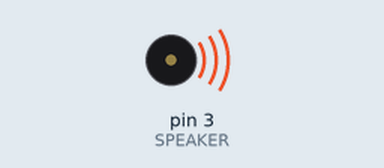
A program run on a simulated Arduino Uno, built with avr-gcc and run on an emulated ATmega328P. Parts: buzzer (waves = sounding).

Above: at 0.7 s.
At 5.7 s:
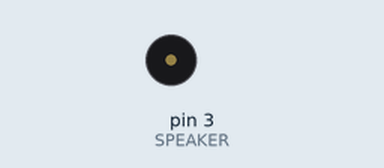
Timing chart, 0 to 7.7 s (numbered marks = the images above):
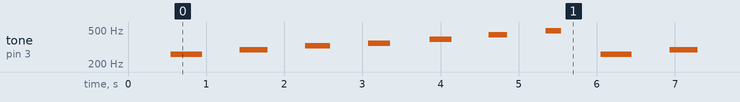

Measured:
- by itself, tone on pin 3 (SPEAKER): repeats every 5.5 s: silent 0.48 s, 293 Hz 0.36 s, silent 0.48 s, 329 Hz 0.32 s, silent 0.48 s, 348 Hz 0.28 s, silent 0.51 s, 391 Hz 0.28 s, silent 0.48 s, 438 Hz 0.24 s, silent 0.49 s, 492 Hz 0.20 s, silent 0.51 s, 261 Hz 0.40 s

The program:

main.cpp
```cpp
#include <Arduino.h>

#define SPEAKER 3 // makro definition of speaker pin | penamaan konstanta ALL CAPS CASE

int BassTab [] = {1911,1702,1516,1431,1275,1136,1012}; // bass array 1-7 | penamaan variabel Pascal Case

void pinInit() {
  pinMode(SPEAKER, OUTPUT);
  delay(500);
}

void setup() {
  pinInit(); // class pin initialization | penamaan class Camel Case
}

void sound(uint8_t note_index){
  // note_index menggunakan snake_case
  for(int i=0; i<100;i++) {
    digitalWrite(SPEAKER,HIGH);
    delayMicroseconds(BassTab[note_index]);
    digitalWrite(SPEAKER,LOW);
    delayMicroseconds(BassTab[note_index]);
  }
}

void loop() {
  for (int note_index=0;note_index<7;note_index++)
  {
    sound(note_index);
    delay(500);
  }

}
```
